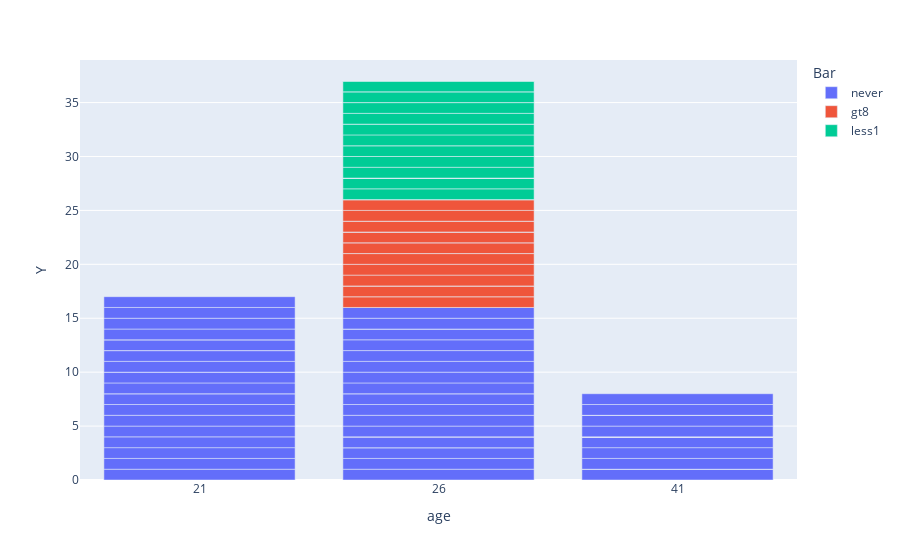

Notebook code for this chart:
### Code cell
#Compare Ages using Bar Plot
px.bar(SortbyAge, x='age', y='Y', color='Bar')

### Figure 1 — Plotly figure (JSON) as saved in the notebook; plotly's stock layout.template omitted (floating-point values rounded to 4 significant figures)
{"data": [{"alignmentgroup": "True", "hovertemplate": "Bar=never<br>age=%{x}<br>Y=%{y}<extra></extra>", "legendgroup": "never", "marker": {"color": "#636efa", "pattern": {"shape": ""}}, "name": "never", "offsetgroup": "never", "orientation": "v", "showlegend": true, "textposition": "auto", "type": "bar", "x": ["21", "21", "21", "21", "21", "21", "21", "21", "21", "21", "21", "21", "21", "21", "21", "21", "21", "21", "21", "21", "21", "26", "26", "26", "26", "26", "26", "26", "26", "26", "26", "26", "26", "26", "26", "26", "26", "26", "26", "26", "26", "26", "26", "41", "41", "41", "41", "41", "41", "41", "41", "41", "41", "41", "41", "41", "41", "41", "41", "41", "41", "41", "41", "41"], "xaxis": "x", "y": [1, 1, 1, 1, 1, 1, 1, 1, 0, 1, 1, 0, 1, 1, 0, 1, 0, 1, 1, 1, 1, 1, 1, 1, 0, 0, 1, 0, 0, 1, 1, 1, 1, 0, 1, 1, 1, 1, 1, 1, 0, 1, 1, 0, 0, 1, 0, 0, 1, 1, 1, 0, 0, 0, 0, 0, 0, 1, 1, 0, 0, 0, 1, 1], "yaxis": "y"}, {"alignmentgroup": "True", "hovertemplate": "Bar=gt8<br>age=%{x}<br>Y=%{y}<extra></extra>", "legendgroup": "gt8", "marker": {"color": "#EF553B", "pattern": {"shape": ""}}, "name": "gt8", "offsetgroup": "gt8", "orientation": "v", "showlegend": true, "textposition": "auto", "type": "bar", "x": ["26", "26", "26", "26", "26", "26", "26", "26", "26", "26", "26", "26", "26", "26", "26", "26", "26", "26", "26", "26", "26", "26"], "xaxis": "x", "y": [0, 1, 0, 1, 0, 0, 1, 1, 1, 0, 1, 0, 1, 0, 0, 1, 0, 1, 1, 0, 0, 0], "yaxis": "y"}, {"alignmentgroup": "True", "hovertemplate": "Bar=less1<br>age=%{x}<br>Y=%{y}<extra></extra>", "legendgroup": "less1", "marker": {"color": "#00cc96", "pattern": {"shape": ""}}, "name": "less1", "offsetgroup": "less1", "orientation": "v", "showlegend": true, "textposition": "auto", "type": "bar", "x": ["26", "26", "26", "26", "26", "26", "26", "26", "26", "26", "26", "26", "26", "26", "26", "26", "26", "26", "26", "26", "26", "26"], "xaxis": "x", "y": [1, 1, 0, 0, 0, 1, 1, 0, 0, 1, 0, 1, 1, 0, 1, 1, 0, 1, 0, 1, 0, 0], "yaxis": "y"}], "layout": {"barmode": "relative", "legend": {"title": {"text": "Bar"}, "tracegroupgap": 0}, "margin": {"t": 60}, "xaxis": {"anchor": "y", "domain": [0, 1], "title": {"text": "age"}}, "yaxis": {"anchor": "x", "domain": [0, 1], "title": {"text": "Y"}}}}
